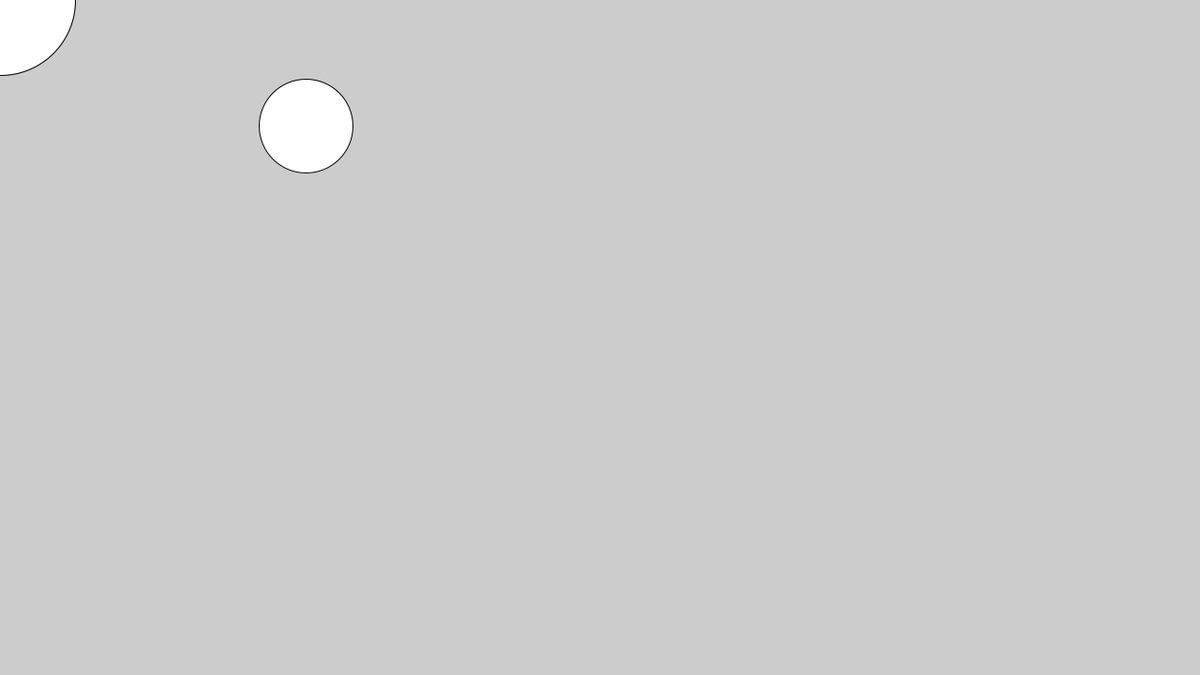
Frame 1 (no input)
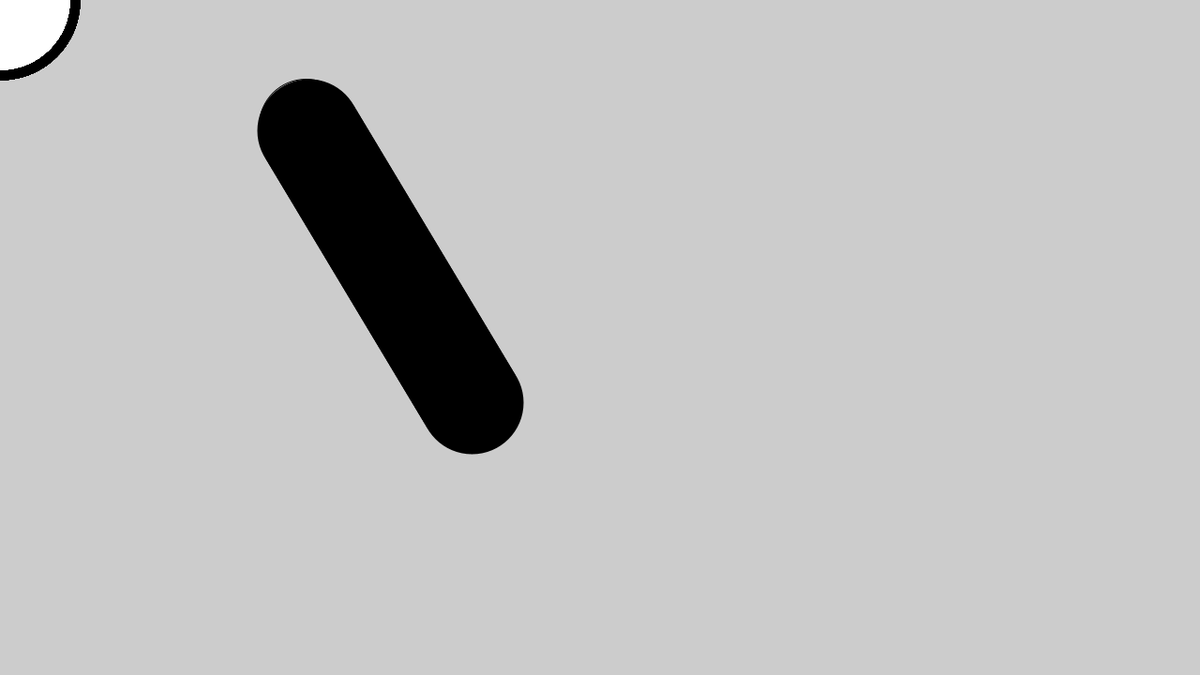
Frame 60 (the mouse pressed at the canvas centre just before this capture)
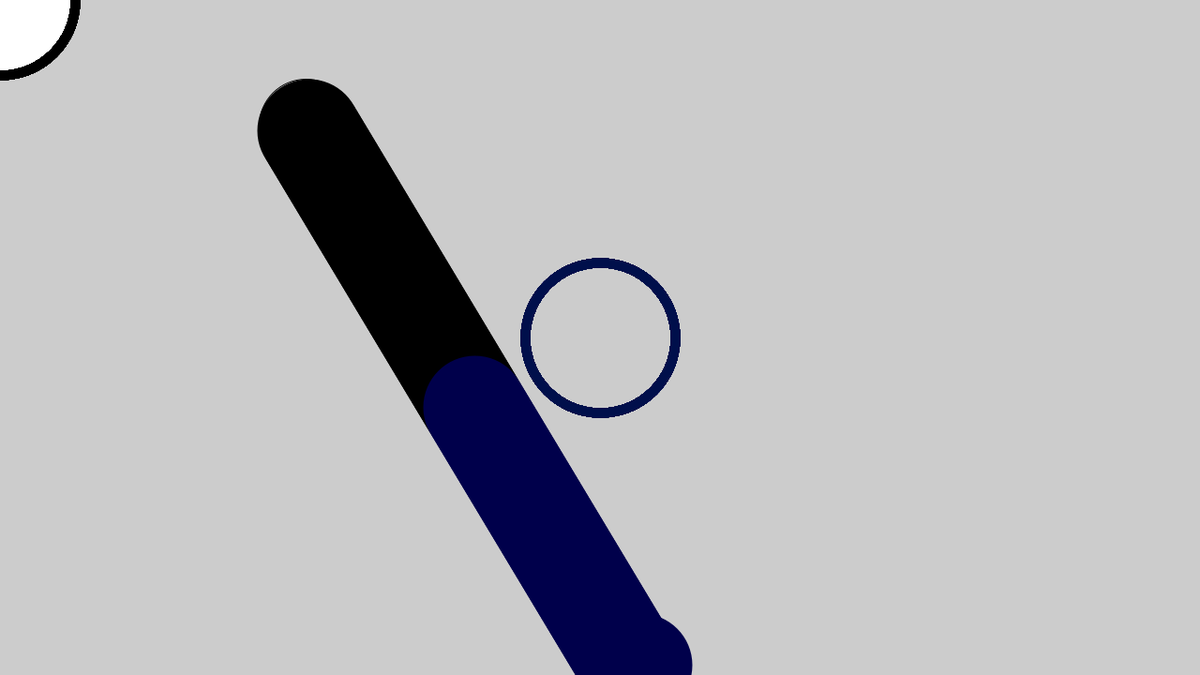
Frame 120 (the mouse held since frame 60 and released just before this capture)

The Processing sketch that drew these frames (run headless with seeded random() and noise(); from frame 60 on, the mouse is pressed at the canvas centre):

// Processing sketch: processing_174793
// ── processing_174793.pde

//By Christina Orcutt
//Create fun abstract art.  Click and Drag for a fun surprise.

float cirWidth = 80;
float cirHeight = 80;

float ballX = random(500);
float ballY = random(500);
float xSpeed = 3;
float ySpeed = 5;

float radius = 50;
int radius2 = 50;
boolean increase = true;

void setup() {
  size(1280, 720); 
  rectMode(CORNER);
  ellipseMode(CENTER);
  ellipseMode(RADIUS);
}

void draw() {

  //background(0);

  float boxLeft = mouseX;
  float boxRight = mouseX + cirWidth;
  float boxTop = mouseY;
  float boxBottom = mouseY + cirHeight;

  float currentBallLeft = ballX - radius;
  float currentBallRight = ballX + radius;
  float currentBallTop = ballY - radius;
  float currentBallBottom = ballY + radius;

  float nextBallLeft = currentBallLeft + xSpeed;
  float nextBallRight = currentBallRight + xSpeed;
  float nextBallTop = currentBallTop + ySpeed;
  float nextBallBottom = currentBallBottom + ySpeed;


  if (doBoxesIntersect(boxLeft, boxRight, boxTop, boxBottom, nextBallLeft, nextBallRight, currentBallTop, currentBallBottom)) {
    xSpeed *= -1;
    fill(random(25), random(255), random(255));
    //ellipse(ballX*xSpeed, ballY*ySpeed, radius, radius);
  } else if (ballX+xSpeed < 0 || ballX+xSpeed > width) {
    xSpeed *= -1;
  }


  if (doBoxesIntersect(boxLeft, boxRight, boxTop, boxBottom, currentBallLeft, currentBallRight, nextBallTop, nextBallBottom)) {
    ySpeed *= -1;
    fill(random(25), random(255), random(255));
    //ellipse(0, 0, radius, radius);
    //println(ballX);
  } else if (ballY+ySpeed < 0 || ballY+ySpeed > height) {
    ySpeed *= -1;
  }

  ballX += xSpeed;
  ballY += ySpeed;

  stroke(mouseX*3%10, mouseY*5%20, (mouseX+mouseY)*9%255);
  ellipse(ballX, ballY, radius, radius);

  //ellipse(ballX, -ballY, radius, radius);
  stroke(mouseX*3%40, mouseY*5%255, (mouseX+mouseY)*9%255);
  ellipse(mouseX, mouseY, cirWidth, cirHeight);

  stroke(mouseX*3%40, mouseY*5%255, (mouseX+mouseY)*9%255);
  strokeWeight(10);
  fill(0, 0, 0, 0);
}


boolean doBoxesIntersect(float aBoxLeft, float aBoxRight, float aBoxTop, float aBoxBottom, 
float bBoxLeft, float bBoxRight, float bBoxTop, float bBoxBottom) {

  return bBoxRight > aBoxLeft && bBoxBottom > aBoxTop && aBoxRight > bBoxLeft && aBoxBottom > bBoxTop;
}
void mouseDragged() {
  ellipse(mouseX, mouseY, radius2, radius2);


  if (radius2 < 50) {
    increase = true;
  } else if (radius2 > 150) {
    increase = false;
  }

  if (increase == true) {
    radius2+=2;
  } else {
    radius2 -=2;
  }
}
